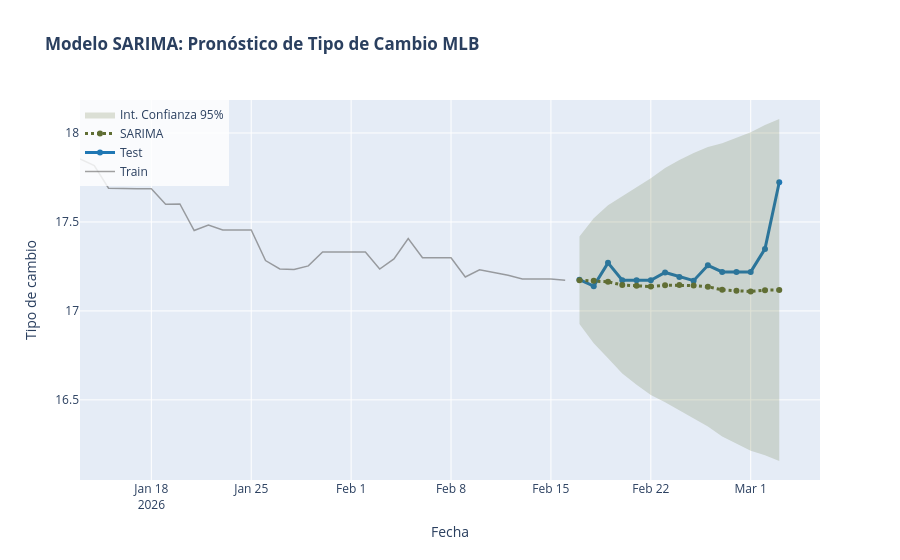

Notebook cell for this chart:
### Code cell
# Realizar modelo de SARIMA
model = SARIMAX(train[col_target],
                order=(1,1,1),
                seasonal_order=(1,1,1,7),
                trend='c')

results = model.fit(disp=False,method='powell')

# Predecimos n pasos hacia el futuro (donde n = tamaño del test)
forecast_object = results.get_forecast(steps=len(test))
forecast_vals = forecast_object.predicted_mean
conf_int = forecast_object.conf_int(alpha=0.05) # Intervalo del 95%

# Metricas de error
rmse = np.sqrt(mean_squared_error(test[col_target], forecast_vals))
mape = mean_absolute_percentage_error(test[col_target], forecast_vals)
mae = mean_absolute_error(test[col_target], forecast_vals)


print(f"\n--- Errores del modelo ---")
print(f"RMSE: {rmse:.2f}")
print(f"MAPE: {mape:.2%}")
print(f"MAE: {mae:.2f}")

print(results.summary())

# Grafica
fig = go.Figure()

# Train
fig.add_trace(go.Scatter(
    x=train[-num_dias-20:][col_target].index, y=train[-num_dias-20:][col_target],
    mode='lines',
    name='Train',
    line=dict(color='rgba(100, 100, 100, 0.6)', width=1.5)
))

# Test
fig.add_trace(go.Scatter(
    x=test[col_target].index, y=test[col_target],
    name='Test',
    line=dict(color='#1f77b4', width=3),
    marker=dict(size=6)
))

# Forecast
fig.add_trace(go.Scatter(
    x=test.index, y=forecast_vals,
    name='SARIMA',
    line=dict(color='#606E34', width=3, dash='dot')
))

# Intervalos de Confianza
fig.add_trace(go.Scatter(
    x=conf_int.index, y=conf_int.iloc[:, 0],
    mode='lines', line=dict(width=0), showlegend=False, hoverinfo='skip'
))
fig.add_trace(go.Scatter(
    x=conf_int.index, y=conf_int.iloc[:, 1],
    mode='lines', line=dict(width=0), fill='tonexty',
    fillcolor='rgba(96, 110, 52, 0.2)',
    name='Int. Confianza 95%', hoverinfo='skip'
))

# Titulos
fig.update_layout(
    title=f'<b>Modelo SARIMA: Pronóstico de Tipo de Cambio MLB</b><br><sup>',
    xaxis_title='Fecha',
    yaxis_title='Tipo de cambio',
    legend=dict(x=0, y=1, bgcolor='rgba(255,255,255,0.8)'),
    hovermode="x unified"
)

fig.show()

### Figure 1 — Plotly figure (JSON) as saved in the notebook; plotly's stock layout.template omitted (floating-point values rounded to 4 significant figures)
{"data": [{"line": {"color": "rgba(100, 100, 100, 0.6)", "width": 1.5}, "mode": "lines", "name": "Train", "type": "scatter", "x": ["2026-01-13T00:00:00.000000", "2026-01-14T00:00:00.000000", "2026-01-15T00:00:00.000000", "2026-01-16T00:00:00.000000", "2026-01-17T00:00:00.000000", "2026-01-18T00:00:00.000000", "2026-01-19T00:00:00.000000", "2026-01-20T00:00:00.000000", "2026-01-21T00:00:00.000000", "2026-01-22T00:00:00.000000", "2026-01-23T00:00:00.000000", "2026-01-24T00:00:00.000000", "2026-01-25T00:00:00.000000", "2026-01-26T00:00:00.000000", "2026-01-27T00:00:00.000000", "2026-01-28T00:00:00.000000", "2026-01-29T00:00:00.000000", "2026-01-30T00:00:00.000000", "2026-01-31T00:00:00.000000", "2026-02-01T00:00:00.000000", "2026-02-02T00:00:00.000000", "2026-02-03T00:00:00.000000", "2026-02-04T00:00:00.000000", "2026-02-05T00:00:00.000000", "2026-02-06T00:00:00.000000", "2026-02-07T00:00:00.000000", "2026-02-08T00:00:00.000000", "2026-02-09T00:00:00.000000", "2026-02-10T00:00:00.000000", "2026-02-11T00:00:00.000000", "2026-02-12T00:00:00.000000", "2026-02-13T00:00:00.000000", "2026-02-14T00:00:00.000000", "2026-02-15T00:00:00.000000", "2026-02-16T00:00:00.000000"], "y": [17.85, 17.82, 17.69, 17.69, 17.69, 17.69, 17.6, 17.6, 17.45, 17.48, 17.45, 17.45, 17.45, 17.28, 17.24, 17.23, 17.25, 17.33, 17.33, 17.33, 17.33, 17.23, 17.29, 17.41, 17.3, 17.3, 17.3, 17.19, 17.23, 17.22, 17.2, 17.18, 17.18, 17.18, 17.17]}, {"line": {"color": "#1f77b4", "width": 3}, "marker": {"size": 6}, "name": "Test", "type": "scatter", "x": ["2026-02-17T00:00:00.000000", "2026-02-18T00:00:00.000000", "2026-02-19T00:00:00.000000", "2026-02-20T00:00:00.000000", "2026-02-21T00:00:00.000000", "2026-02-22T00:00:00.000000", "2026-02-23T00:00:00.000000", "2026-02-24T00:00:00.000000", "2026-02-25T00:00:00.000000", "2026-02-26T00:00:00.000000", "2026-02-27T00:00:00.000000", "2026-02-28T00:00:00.000000", "2026-03-01T00:00:00.000000", "2026-03-02T00:00:00.000000", "2026-03-03T00:00:00.000000"], "y": [17.18, 17.14, 17.27, 17.17, 17.17, 17.17, 17.22, 17.19, 17.17, 17.26, 17.22, 17.22, 17.22, 17.35, 17.72]}, {"line": {"color": "#606E34", "dash": "dot", "width": 3}, "name": "SARIMA", "type": "scatter", "x": ["2026-02-17T00:00:00.000000", "2026-02-18T00:00:00.000000", "2026-02-19T00:00:00.000000", "2026-02-20T00:00:00.000000", "2026-02-21T00:00:00.000000", "2026-02-22T00:00:00.000000", "2026-02-23T00:00:00.000000", "2026-02-24T00:00:00.000000", "2026-02-25T00:00:00.000000", "2026-02-26T00:00:00.000000", "2026-02-27T00:00:00.000000", "2026-02-28T00:00:00.000000", "2026-03-01T00:00:00.000000", "2026-03-02T00:00:00.000000", "2026-03-03T00:00:00.000000"], "y": [17.17, 17.17, 17.16, 17.15, 17.14, 17.14, 17.14, 17.15, 17.14, 17.14, 17.12, 17.11, 17.11, 17.12, 17.12]}, {"hoverinfo": "skip", "line": {"width": 0}, "mode": "lines", "showlegend": false, "type": "scatter", "x": ["2026-02-17T00:00:00.000000", "2026-02-18T00:00:00.000000", "2026-02-19T00:00:00.000000", "2026-02-20T00:00:00.000000", "2026-02-21T00:00:00.000000", "2026-02-22T00:00:00.000000", "2026-02-23T00:00:00.000000", "2026-02-24T00:00:00.000000", "2026-02-25T00:00:00.000000", "2026-02-26T00:00:00.000000", "2026-02-27T00:00:00.000000", "2026-02-28T00:00:00.000000", "2026-03-01T00:00:00.000000", "2026-03-02T00:00:00.000000", "2026-03-03T00:00:00.000000"], "y": [16.93, 16.82, 16.73, 16.65, 16.59, 16.53, 16.49, 16.44, 16.4, 16.35, 16.29, 16.25, 16.21, 16.19, 16.16]}, {"fill": "tonexty", "fillcolor": "rgba(96, 110, 52, 0.2)", "hoverinfo": "skip", "line": {"width": 0}, "mode": "lines", "name": "Int. Confianza 95%", "type": "scatter", "x": ["2026-02-17T00:00:00.000000", "2026-02-18T00:00:00.000000", "2026-02-19T00:00:00.000000", "2026-02-20T00:00:00.000000", "2026-02-21T00:00:00.000000", "2026-02-22T00:00:00.000000", "2026-02-23T00:00:00.000000", "2026-02-24T00:00:00.000000", "2026-02-25T00:00:00.000000", "2026-02-26T00:00:00.000000", "2026-02-27T00:00:00.000000", "2026-02-28T00:00:00.000000", "2026-03-01T00:00:00.000000", "2026-03-02T00:00:00.000000", "2026-03-03T00:00:00.000000"], "y": [17.42, 17.52, 17.59, 17.64, 17.7, 17.75, 17.8, 17.85, 17.89, 17.92, 17.94, 17.97, 18.0, 18.05, 18.08]}], "layout": {"hovermode": "x unified", "legend": {"bgcolor": "rgba(255,255,255,0.8)", "x": 0, "y": 1}, "title": {"text": "<b>Modelo SARIMA: Pronóstico de Tipo de Cambio MLB</b><br><sup>"}, "xaxis": {"title": {"text": "Fecha"}}, "yaxis": {"title": {"text": "Tipo de cambio"}}}}
